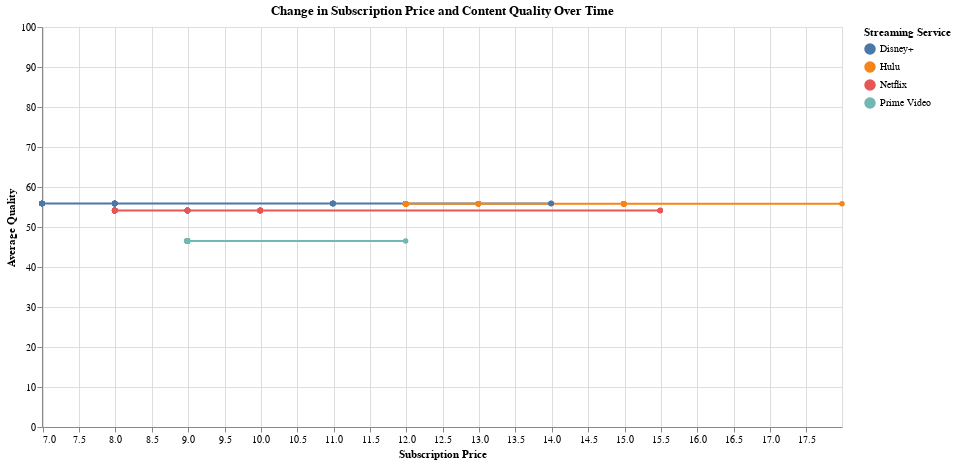

Here is the notebook cell this chart was saved with:
### Code cell
import altair as alt

# Connected scatter plot
connected_scatter = alt.Chart(pricing_quality_data_time).mark_line(point=True).encode(
    x='Subscription Price:Q',
    y='Average Quality:Q',
    color='Streaming Service:N',
    tooltip=['Streaming Service', 'Date:T', 'Subscription Price', 'Average Quality']
).properties(
    title='Change in Subscription Price and Content Quality Over Time',
    width=800,
    height=400
).encode(
    alt.X('Subscription Price:Q', scale=alt.Scale(domain=[pricing_quality_data_time['Subscription Price'].min(), pricing_quality_data_time['Subscription Price'].max()])),
    alt.Y('Average Quality:Q', scale=alt.Scale(domain=[0, 100])),
).encode(
    alt.Order('Date:T')
)

connected_scatter

### Figure 1 — Vega-Lite specification as saved in the notebook (floating-point values rounded to 4 significant figures; data arrays with more than 128 entries replaced by an {"elided": "..."} marker saying what was removed)
{"config": {"view": {"continuousWidth": 300, "continuousHeight": 300}}, "data": {"name": "data-33341660665d375969ac2a3cac56601e"}, "mark": {"type": "line", "point": true}, "encoding": {"color": {"field": "Streaming Service", "type": "nominal"}, "order": {"field": "Date", "type": "temporal"}, "tooltip": [{"field": "Streaming Service", "type": "nominal"}, {"field": "Date", "type": "temporal"}, {"field": "Subscription Price", "type": "quantitative"}, {"field": "Average Quality", "type": "quantitative"}], "x": {"field": "Subscription Price", "scale": {"domain": [6.99, 17.99]}, "type": "quantitative"}, "y": {"field": "Average Quality", "scale": {"domain": [0, 100]}, "type": "quantitative"}}, "height": 400, "title": "Change in Subscription Price and Content Quality Over Time", "width": 800, "$schema": "https://vega.github.io/schema/vega-lite/v5.8.0.json", "datasets": {"data-33341660665d375969ac2a3cac56601e": {"elided": "396 records"}}}
